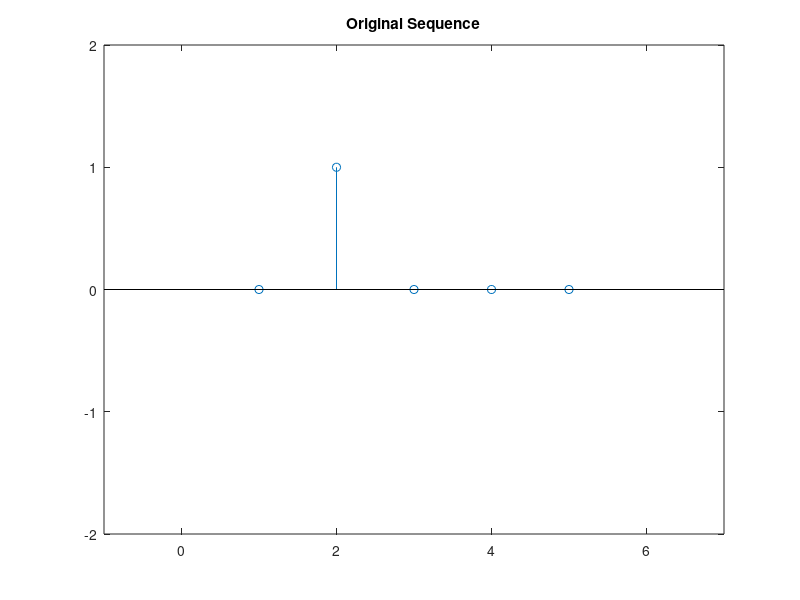
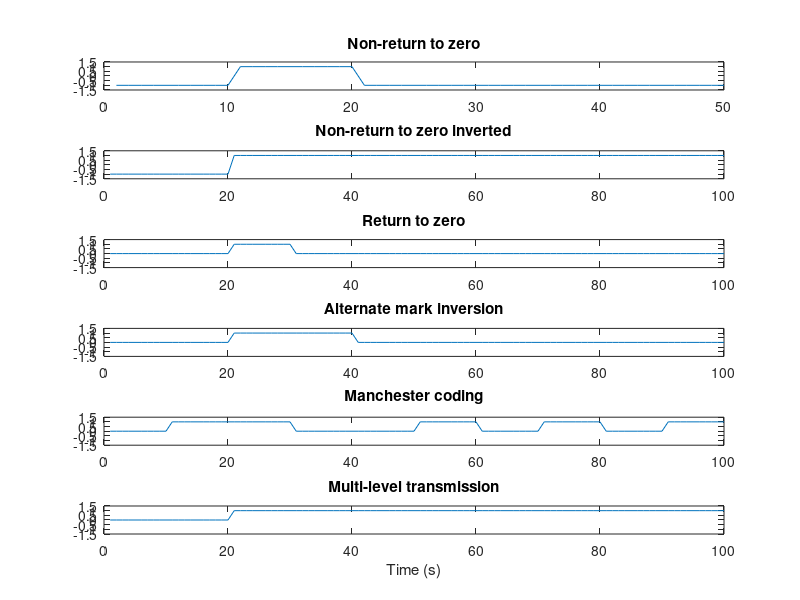

Write the MATLAB code that produced these figures, in order. (Note: this script raises an error after producing the figures.)
clear all; close all; clc;

% Parameters
nBits = 5;   % number of bits
Ts = 1e-3;       % symbol period
T = nBits*Ts;    % total time
t = 0:Ts:T-Ts;   % time vector

% Generate random bits
bits = randi([0 1],1, nBits);

% Define pulse shape
pulse_width = 10;  % Width of square pulse in samples
pulse_shape = ones(1, pulse_width);  % Square pulse

% Modulate using different line codes
nrtz = bits.*2-1;                         % non-return to zero

% Apply pulse amplitude modulation (PAM) to NRZI signal
pam_signal_nrtz = zeros(1, length(nrtz*pulse_width));
for i = 1:length(nrtz)
    start_idx = (i-1)*pulse_width+1;
    end_idx = start_idx+pulse_width-1;
    pam_signal_nrtz(start_idx:end_idx) = nrtz(i) * pulse_shape;
end

% Modulate using NRTZ inverted line code
nrzi = zeros(1, length(bits)*2);
% Set initial signal level to positive
signal_level = -1;

% Loop through binary data and encode using NRZI
j = 1; % Index variable for the AMI output vector
for i = 1:length(bits)
    if bits(i) == 0
        % No transition, keep same signal level
        nrzi(j:j+1) = signal_level;
    else
        % Transition, invert signal level
        signal_level = -signal_level;
        nrzi(j:j+1) = signal_level;
    end
     j = j + 2; % Increment the index variable by 2 for each bit
end

% Apply pulse amplitude modulation (PAM) to NRZI signal
pam_signal_nrzi = zeros(1, length(nrzi*pulse_width));
for i = 1:length(nrzi)
    start_idx = (i-1)*pulse_width+1;
    end_idx = start_idx+pulse_width-1;
    pam_signal_nrzi(start_idx:end_idx) = nrzi(i) * pulse_shape;
end

% Modulate using RTZ line code
rtz = zeros(1, length(bits)*2);
for i = 1:length(bits)
    if bits(i) == 1
        rtz(2*i-1) = 1;
    else
        rtz(2*i-1) = 0;
    end
end

% Apply pulse amplitude modulation (PAM) to NRZI signal
pam_signal_rtz = zeros(1, length(rtz*pulse_width));
for i = 1:length(rtz)
    start_idx = (i-1)*pulse_width+1;
    end_idx = start_idx+pulse_width-1;
    pam_signal_rtz(start_idx:end_idx) = rtz(i) * pulse_shape;
end

% Modulate using AMI (Alternate Mark Inversion) line code
pulse = -1;
ami = zeros(1, 2*length(bits)); % Initialize the AMI output vector with zeros
j = 1; % Index variable for the AMI output vector
for i = 1:length(bits)
    if bits(i) == 1
        if pulse == -1
            ami(j:j+1) = 1;     
        else
            ami(j:j+1) = -1;
        end
        pulse = -pulse; % Toggle the pulse
    end
    j = j + 2; % Increment the index variable by 2 for each bit
end

% Apply pulse amplitude modulation (PAM) to NRZI signal
pam_signal_ami = zeros(1, length(ami*pulse_width));
for i = 1:length(ami)
    start_idx = (i-1)*pulse_width+1;
    end_idx = start_idx+pulse_width-1;
    pam_signal_ami(start_idx:end_idx) = ami(i) * pulse_shape;
end

% Modulate using Manchester line code
MAN = zeros(1, length(bits)*2);
for i = 1:length(bits)
    if bits(i) == 1
        MAN(2*i-1) = 1;
    else
        MAN(2*i) = 1;
    end
end

% Apply pulse amplitude modulation (PAM) to NRZI signal
pam_signal_man = zeros(1, length(MAN*pulse_width));
for i = 1:length(MAN)
    start_idx = (i-1)*pulse_width+1;
    end_idx = start_idx+pulse_width-1;
    pam_signal_man(start_idx:end_idx) = MAN(i) * pulse_shape;
end

% Modulate using MLT3 line code
% define the three signal levels
levels = [-1 0 1 0];

% initialize the MLT-3 encoded signal
mlt = zeros(1, 2*length(bits));

% initialize the current signal level
current_level = 2;

% loop through each bit in the sequence
j = 1;
for i = 1:length(bits)
    % if the current bit is 0, the signal level remains the same
    if bits(i) == 0
        mlt(j:j+1) = levels(current_level);
    % if the current bit is 1, the signal level changes to the next available level
    else
        % change the signal level
        current_level = mod(current_level, 4) + 1;
        % set the new signal level for the current bit
        mlt(j:j+1) = levels(current_level);
    end
    j = j + 2 ;  % Increment the index variable by 2 for each bit
end

% Apply pulse amplitude modulation (PAM) to NRZI signal
pam_signal_mlt = zeros(1, length(mlt*pulse_width));
for i = 1:length(mlt)
    start_idx = (i-1)*pulse_width+1;
    end_idx = start_idx+pulse_width-1;
    pam_signal_mlt(start_idx:end_idx) = mlt(i) * pulse_shape;
end



%plot original binary sequence
figure;
stem(bits);xlim([-1 nBits+2]);ylim([-2 2]);title('Original Sequence');

% Plot modulated signals
figure;
subplot(6,1,1); plot(pam_signal_nrtz); axis([0 length(pam_signal_nrtz) -1.5 1.5]); ylim([-1.5 1.5]); title('Non-return to zero');
subplot(6,1,2); plot(pam_signal_nrzi); axis([0 length(pam_signal_nrzi) -1.5 1.5]);ylim([-1.5 1.5]); title('Non-return to zero inverted');
subplot(6,1,3); plot(pam_signal_rtz); axis([0 length(pam_signal_rtz) -1.5 1.5]); ylim([-1.5 1.5]); title('Return to zero');
subplot(6,1,4); plot(pam_signal_ami); axis([0 length(pam_signal_ami) -1.5 1.5]); ylim([-1.5 1.5]); title('Alternate mark inversion');
subplot(6,1,5);plot(pam_signal_man); axis([0 length(pam_signal_man) -1.5 1.5]); ylim([-1.5 1.5]); title('Manchester coding');
subplot(6,1,6); plot(pam_signal_mlt); axis([0 length(pam_signal_mlt) -1.5 1.5]); ylim([-1.5 1.5]); title('Multi-level transmission');
xlabel('Time (s)');

% Calculate power spectral density
[P_nrtz, f_nrtz] = periodogram(nrtz,[],[],1/Ts,'centered');
[P_nrzi, f_nrzi] = periodogram(nrzi,[],[],1/Ts,'centered');
[P_rtz, f_rtz] = periodogram(rtz,[],[],1/Ts,'centered');
[P_ami, f_ami] = periodogram(ami,[],[],1/Ts,'centered');
[P_manchester, f_manchester] = periodogram(MAN,[],[],1/Ts,'centered');
[P_mlt, f_mlt] = periodogram(mlt,[],[],1/Ts,'centered');

% Plot power spectral density
figure;
subplot(6,1,1); plot(f_nrtz,10*log10(P_nrtz)); title('Non-return to zero');
subplot(6,1,2); plot(f_nrzi,10*log10(P_nrzi)); title('Non-return to zero inverted');
subplot(6,1,3); plot(f_rtz,10*log10(P_rtz)); title('Return to zero');
subplot(6,1,4); plot(f_ami,10*log10(P_ami)); title('Alternate mark inversion');
subplot(6,1,5); plot(f_manchester,10*log10(P_manchester)); title('Manchester coding');
subplot(6,1,6); plot(f_mlt,10*log10(P_mlt)); title('Multi-level transmission');
xlabel('Frequency (Hz)');
ylabel('Power spectral density (dB/Hz)');


